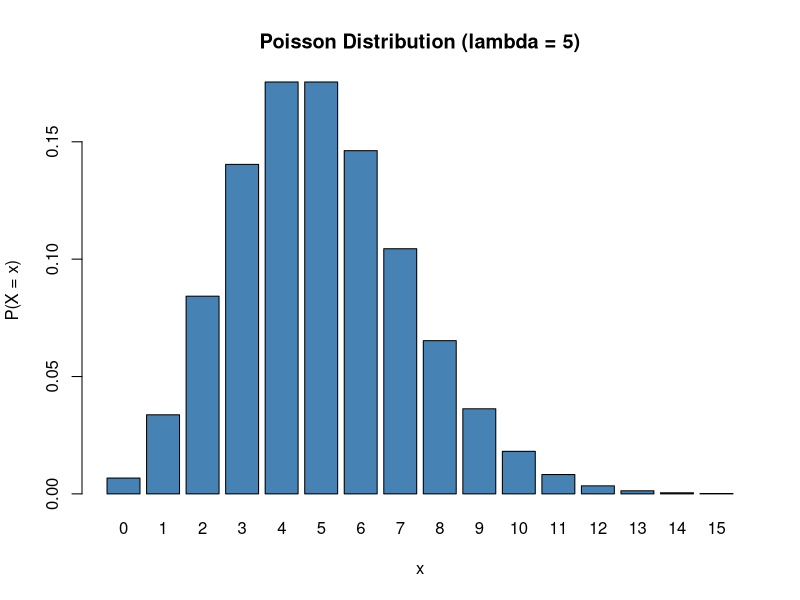
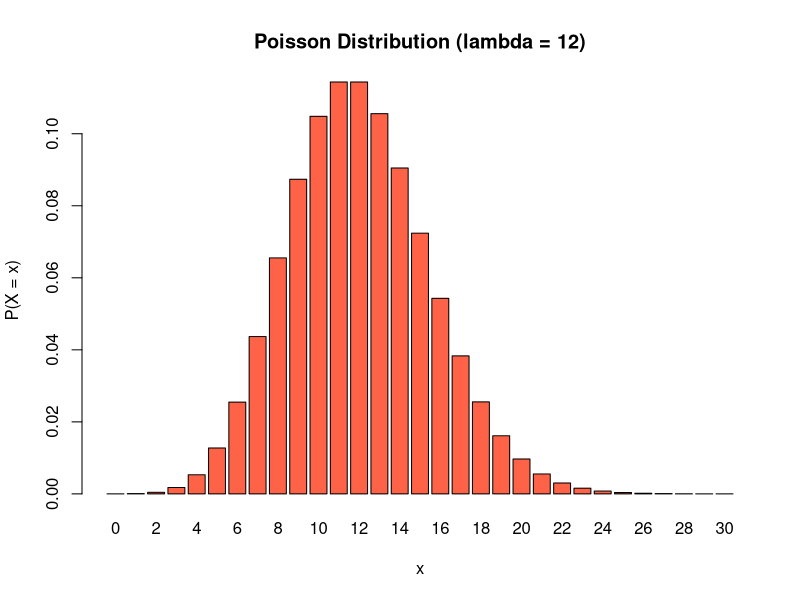
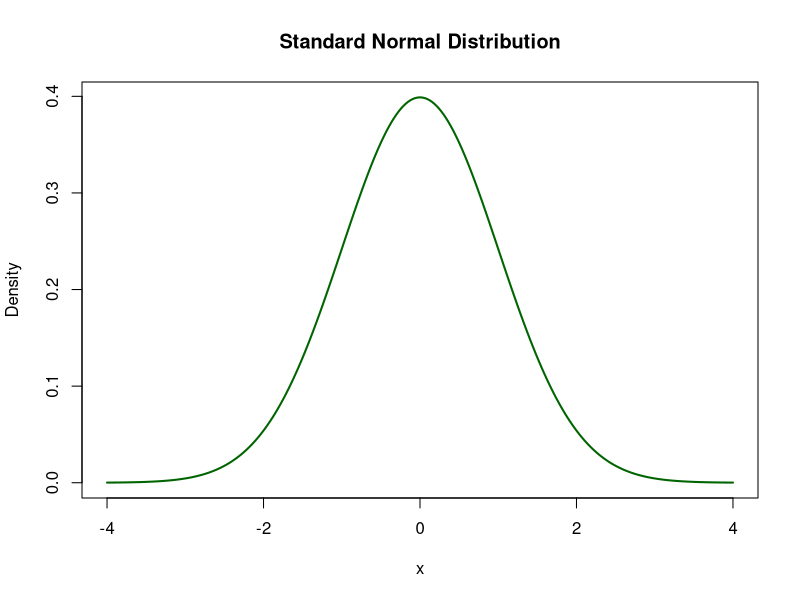
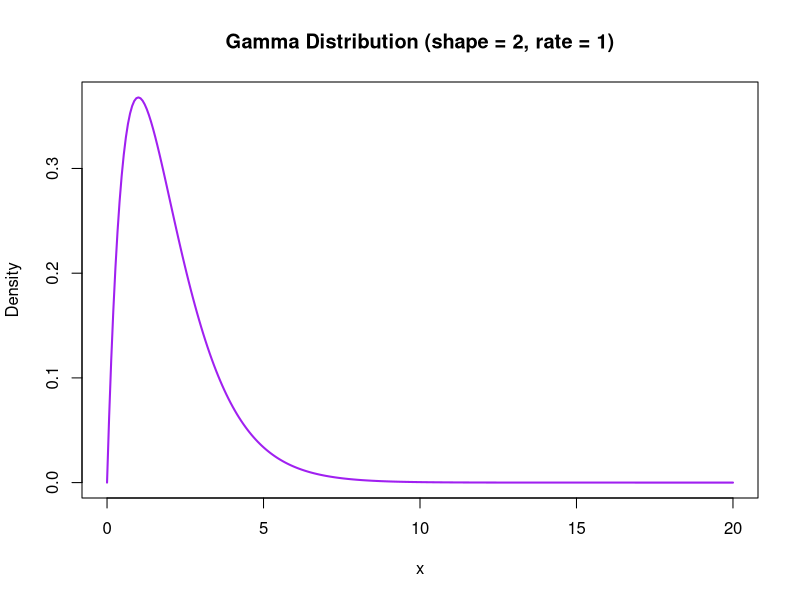
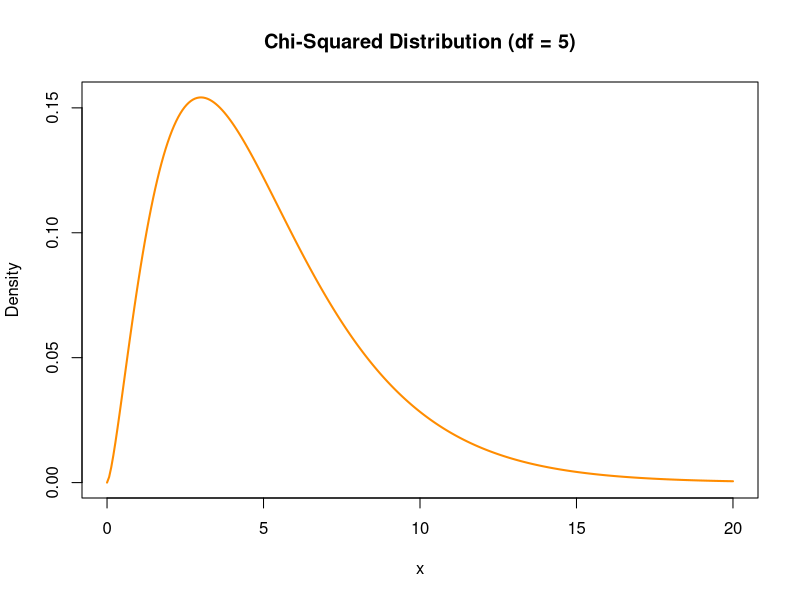
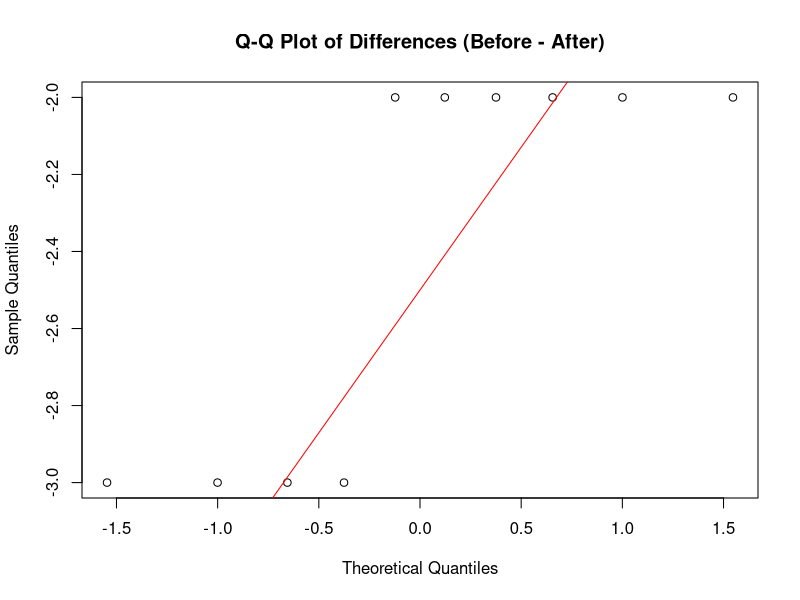
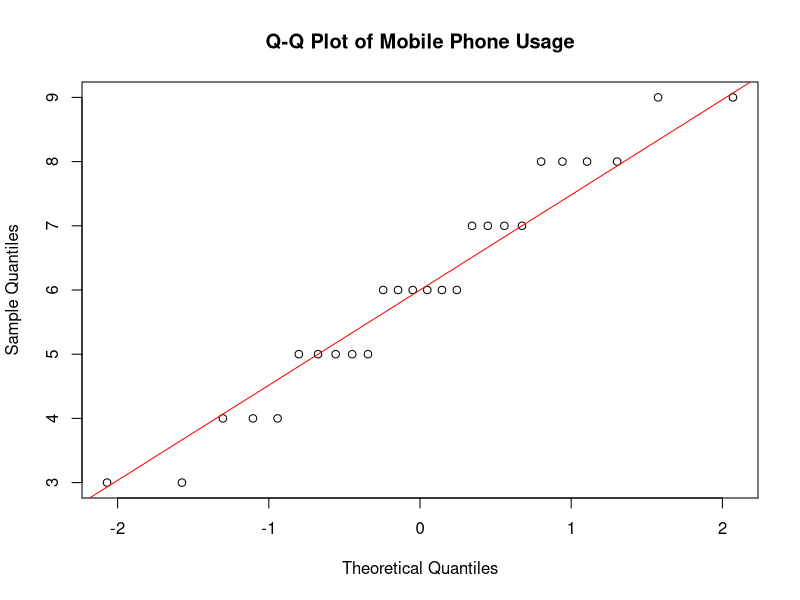
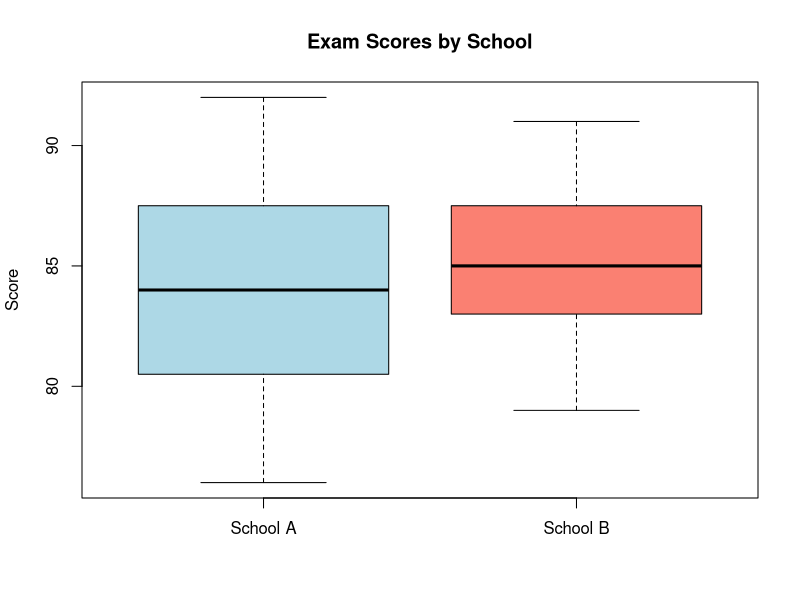

Recreate these plots in R, in order.
## ---- chunk 1
knitr::opts_chunk$set(echo = TRUE, warning = FALSE, message = FALSE)
## ---- chunk 2
# Poisson with mean (lambda) = 5
barplot(dpois(0:15, 5), names.arg = 0:15,
        main = "Poisson Distribution (lambda = 5)",
        xlab = "x", ylab = "P(X = x)", col = "steelblue")

# Poisson with mean (lambda) = 12
barplot(dpois(0:30, 12), names.arg = 0:30,
        main = "Poisson Distribution (lambda = 12)",
        xlab = "x", ylab = "P(X = x)", col = "tomato")
## ---- chunk 3
x <- seq(-4, 4, length.out = 300)
plot(x, dnorm(x, mean = 0, sd = 1), type = "l", lwd = 2, col = "darkgreen",
     main = "Standard Normal Distribution",
     xlab = "x", ylab = "Density")
## ---- chunk 4
x <- seq(0, 20, length.out = 300)
plot(x, dgamma(x, shape = 2, rate = 1), type = "l", lwd = 2, col = "purple",
     main = "Gamma Distribution (shape = 2, rate = 1)",
     xlab = "x", ylab = "Density")
## ---- chunk 5
x <- seq(0, 20, length.out = 300)
plot(x, dchisq(x, df = 5), type = "l", lwd = 2, col = "darkorange",
     main = "Chi-Squared Distribution (df = 5)",
     xlab = "x", ylab = "Density")
## ---- chunk 6
before <- c(12, 15, 10, 18, 14, 11, 16, 13, 17, 12)
after  <- c(15, 18, 13, 20, 16, 14, 18, 15, 19, 14)

diff <- before - after

# Check normality of differences
qqnorm(diff, main = "Q-Q Plot of Differences (Before - After)")
qqline(diff, col = "red")
shapiro.test(diff)
## ---- chunk 7
wilcox.test(before, after, alternative = "less", paired = TRUE)
## ---- chunk 8
x <- c(6, 4, 8, 7, 5, 6, 9, 3, 5, 7, 4, 6, 8, 5, 7,
       6, 4, 9, 5, 8, 3, 6, 5, 7, 6, 8)

# Check normality
qqnorm(x, main = "Q-Q Plot of Mobile Phone Usage")
qqline(x, col = "red")
shapiro.test(x)
## ---- chunk 9
wilcox.test(x, mu = 5, alternative = "greater")
## ---- chunk 10
school_A <- c(78, 85, 90, 76, 82, 79, 88, 91, 85, 80, 83, 87, 92, 84, 81)
school_B <- c(82, 88, 84, 79, 85, 83, 87, 90, 86, 81, 85, 89, 91, 87, 83)

# Check normality
shapiro.test(school_A)
shapiro.test(school_B)

# Boxplot for a visual comparison
boxplot(school_A, school_B,
        names = c("School A", "School B"),
        col = c("lightblue", "salmon"),
        main = "Exam Scores by School",
        ylab = "Score")
## ---- chunk 11
t.test(school_A, school_B, var.equal = TRUE)
## ---- chunk 12
drug_group    <- c(8.1, 7.6, 8.9, 9.2, 7.8, 8.3, 9.1, 8.7, 9.0, 8.5, 8.6, 9.3)
placebo_group <- c(4.5, 10.2, 3.8, 12.1, 4.0, 11.3, 3.9, 10.8, 5.2, 9.7)

# Check normality
shapiro.test(drug_group)
shapiro.test(placebo_group)

# Check variances visually
boxplot(drug_group, placebo_group,
        names = c("Drug", "Placebo"),
        col = c("lightgreen", "lightyellow"),
        main = "Blood Pressure Reduction",
        ylab = "Reduction (mmHg)")
## ---- chunk 13
t.test(drug_group, placebo_group, alternative = "greater", var.equal = FALSE)
## ---- chunk 14
successes      <- c(45, 35)
total_attempts <- c(80, 80)

prop.test(successes, total_attempts, alternative = "greater")
## ---- chunk 15
prop.test(c(45, 56), c(80, 103), alternative = "two.sided")
## ---- chunk 16
observed <- c(22, 21, 22, 27, 22, 36)
expected <- rep(1/6, 6)

chisq.test(observed, p = expected)

barplot(observed, names.arg = 1:6,
        col = "steelblue",
        main = "Observed Dice Roll Frequencies",
        xlab = "Face", ylab = "Frequency")
abline(h = 150/6, col = "red", lty = 2, lwd = 2)
legend("topleft", legend = "Expected (fair)", col = "red", lty = 2)
## ---- chunk 17
observed_letters  <- c(100, 110, 80, 55, 14)
expected_props    <- c(0.29, 0.21, 0.17, 0.17, 0.16)

chisq.test(observed_letters, p = expected_props)

barplot(rbind(observed_letters, expected_props * sum(observed_letters)),
        beside = TRUE,
        col = c("steelblue", "salmon"),
        names.arg = paste("Group", 1:5),
        main = "Observed vs Expected Letter Counts",
        ylab = "Count")
legend("topright", legend = c("Observed", "Expected"), fill = c("steelblue", "salmon"))
## ---- chunk 18
star_trek <- matrix(c(135, 10,
                       19, 10,
                      215, 46),
                    nrow = 3, byrow = TRUE)
rownames(star_trek) <- c("Blue", "Gold", "Red")
colnames(star_trek) <- c("Alive", "Dead")

print(star_trek)

chisq.test(star_trek)
## ---- chunk 19
belts <- matrix(c(100, 50, 20,
                   80, 40, 30,
                   60, 30, 40),
                nrow = 3, byrow = TRUE)
rownames(belts) <- c("No Belt", "Lap Belt", "Full Belt")
colnames(belts) <- c("No Injury", "Minor", "Serious")

print(belts)

chisq.test(belts)
## ---- chunk 20
marks_data <- read.csv("SampleDataset2014.csv")

# Keep only rows where both English and Math are available
marks_filtered <- marks_data[!is.na(marks_data$English) & !is.na(marks_data$Math), ]

cat("Number of complete cases:", nrow(marks_filtered), "\n")

# Summary stats
cat("\nEnglish - Mean:", mean(marks_filtered$English), 
    "SD:", sd(marks_filtered$English), "\n")
cat("Math    - Mean:", mean(marks_filtered$Math),    
    "SD:", sd(marks_filtered$Math),    "\n")

# Visualise
boxplot(marks_filtered[, c("English", "Math")],
        col = c("lightblue", "salmon"),
        main = "English vs Math Marks",
        ylab = "Score")

# Check normality of differences
diff_marks <- marks_filtered$English - marks_filtered$Math
qqnorm(diff_marks, main = "Q-Q Plot of (English - Math)")
qqline(diff_marks, col = "red")
shapiro.test(diff_marks)

# Paired t-test
t.test(marks_filtered$English, marks_filtered$Math, paired = TRUE)
